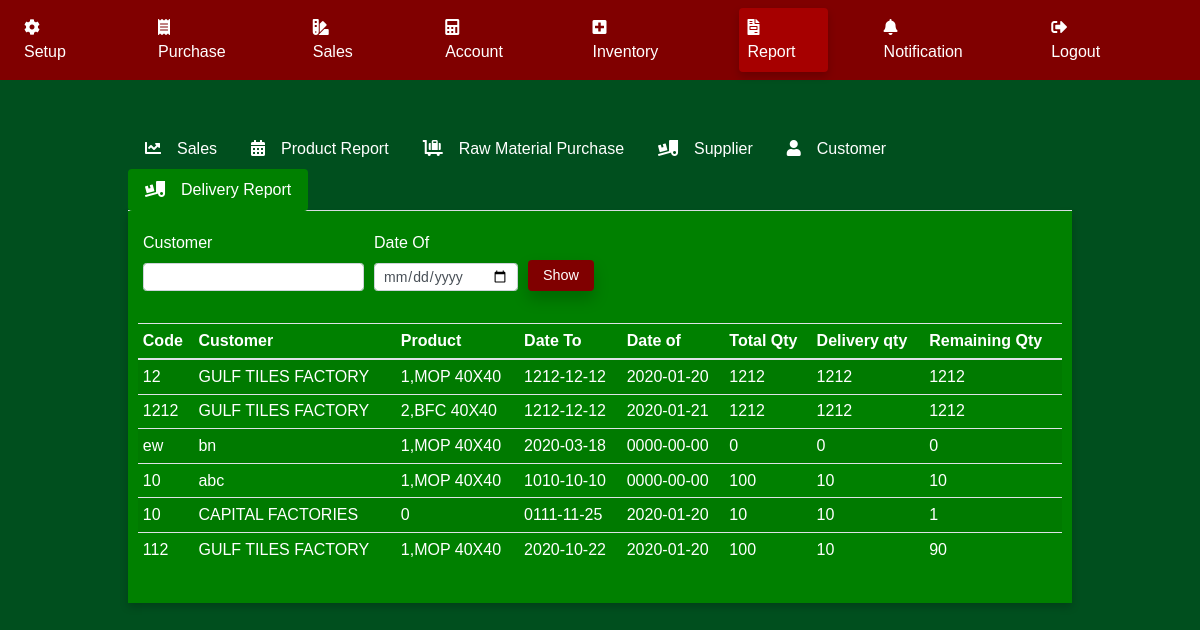
Page /finalCapitaly/report/deliveryreport.php on the committed database.
### tables this page shows
CREATE TABLE `delivery_report` (
  `id` int(100) NOT NULL,
  `invoice` int(11) NOT NULL,
  `product` varchar(100) NOT NULL,
  `code` varchar(100) NOT NULL,
  `delivery_qty` int(100) NOT NULL,
  `qty_to_deliver` int(100) NOT NULL,
  `remaining_qty` int(100) NOT NULL,
  `customer_name` varchar(50) NOT NULL,
  `order_date` date NOT NULL,
  `date_to_delivery` date NOT NULL,
  `address` varchar(50) NOT NULL
);

### finalCapitaly/report/deliveryreport.php (the view, shortened to what this page needs)
   <?php require_once'connection.php';?>
<!DOCTYPE html>
<html>
<head>
    <link rel="stylesheet" type="text/css" href="../css/main.css">
	<link rel="stylesheet" type="text/css" href="../css/bootstrap.css">
	<link rel="stylesheet" type="text/css" href="../fontawesome/css/all.css">
</head>
<body>
	<nav class="navbar navbar-expand-lg" style="background-color: maroon;">
  		<div class="collapse navbar-collapse" id="navbarNavAltMarkup">
    		<div class="navbar-nav">
      			<a class="nav-item nav-color nav-link nav-right" href="../setup.php"><i class="i_left fa fa-cog"></i>Setup</a>
      			<a class="nav-item nav-color nav-link nav-right" href="../purchase.php"><i class="i_left fa fa-receipt"></i>Purchase</a>
      			<a class="nav-item nav-color nav-link nav-right" href="../sales.php"><i class="i_left fa fa-swatchbook"></i>Sales</a>
      			<a class="nav-item nav-color nav-link nav-right" href="../account.php"><i class="i_left fa fa-calculator"></i>Account</a>
      			<a class="nav-item nav-color nav-link nav-right" href="../inventory.php"><i class="i_left fa fa-plus-square"></i>Inventory</a>
      			<a class="nav-item nav-color nav-link nav-right nav_active" href="../report.php"><i class="i_left fa fa-file-invoice"></i>Report</a>
      			<a class="nav-item nav-color nav-link nav-right" href="../notification.php"><i class="i_left fa fa-bell"></i>Notification</a>
      			<a class="nav-item nav-color nav-link nav-right" href="../index.php"><i class="i_left fa fa-sign-out-alt"></i>Logout</a>
    		</div>
  		</div>
	</nav>
  <nav style="padding: 8rem; padding-top: 3rem;">
    <div class="nav nav-tabs" role="tablist">
      <a class="nav-item nav-link nav-color" href="sales.php"><i class="i_left fa fa-chart-line"></i>Sales</a>
      <a class="nav-item nav-link nav-color" href="productpurchase.php"><i class="i_left fa fa-calendar-alt"></i>Product Report</a>
      <a class="nav-item nav-link nav-color" href="rawmaterialpurchase.php"><i class="i_left fa fa-luggage-cart"></i>Raw Material Purchase</a>
      <a class="nav-item nav-link nav-color " href="supplier.php"><i class="i_left fa fa-truck-loading"></i>Supplier</a>
      <a class="nav-item nav-link nav-color" href="customer.php"><i class="i_left fa fa-user"></i>Customer</a>
     <a class="nav-item nav-link nav-color tab_active" href="deliveryreport.php"><i class="i_left fa fa-truck-loading"></i>Delivery Report</a>
    </div>
    <div class="tab_card">
      <div class="tab_container">
        <div class="form-row" style="color: white;">
            <div class="form-group col-md-3">
              <label for="customer">Customer</label>
              <input type="text" id="customer" onkeyup="search()" class="form-control form-control-sm">
            </div>
            <div class="form-group col-md-2">
              <label for="fromdate">Date Of</label>
              <input type="date" id="fromdate" class="form-control form-control-sm">
            </div>
            <div class="form-group col-md-2" style="margin-top: 1.8rem;">
              <button type="submit" class="save-button">Show</button>
        </div>
      </div>
        <div class="form-row">
                  <table class="table table-striped table-sm"  id="tabledata" style="margin-top: 1rem; color: white;">
                    <thead>
                      <tr>
                        <th scope="col">Code</th>
                        <th scope="col">Customer</th>
                        <th scope="col">Product</th>
                        <th scope="col">Date To</th>
                        <th scope="col">Date of </th>
                         <th scope="col">Total Qty</th>
                        <th scope="col">Delivery qty</th>
                        <th scope="col">Remaining Qty</th>
                      </tr>
                    </thead>
                    <tbody id="tbodydata">
                        <?php $sql = "SELECT * FROM delivery_report";
                        $result = $conn->query($sql);
                        if ($result->num_rows > 0) {
                          while ($data = mysqli_fetch_array($result)) {?>
                            <tr>
                              <td><?php echo $data['code'];?></td>
                               <td><?php echo $data['customer_name'];?></td>
                              <td><?php echo $data['product'];?></td>
                              <td><?php echo $data['date_to_delivery'];?></td>
                              <td><?php echo $data['order_date'];?></td>
                               <td><?php echo $data['qty_to_deliver'];?></td>
                               <td><?php echo $data['delivery_qty'];?></td>
                              <td><?php echo $data['remaining_qty'];?></td>
                            </tr>
                        <?php }}?>
                    </tbody>
                  </table>
          </div>
      </div>
    </div>
  </nav>
</body>
</html>

### finalCapitaly/css/main.css (style rules this page uses)
body { background-color: #004f1e; font-family: sans-serif; }
.nav-color { color: white; }
.nav-right { margin-right: 3rem; }
.nav_active { color: white; display: block; border-radius: 4px; background-color: #a60000; box-shadow: 0 4px 8px 0 rgba(0,0,0,0.2); }
.i_left { margin-right: 1rem; }
.tab_active { color: white; border-radius: 4px; background-color: green; }
.tab_card { box-shadow: 0 4px 8px 0 rgba(0,0,0,0.2); transition: 0.3s; background-color:green; }
.tab_container { padding: 20px 15px; }
.save-button { border: none; color: white; background-color: maroon; border-radius: 4px; padding: 5px 15px; font-size: 0.9rem; box-shadow: 0 8px 16px 0 rgba(0,0,0,0.2); }

### rows in the picture
delivery_report: code "12", customer_name "GULF TILES FACTORY", product "1,MOP 40X40", date_to_delivery "1212-12-12", order_date "2020-01-20", qty_to_deliver "1212", delivery_qty "1212", remaining_qty "1212"
delivery_report: code "1212", customer_name "GULF TILES FACTORY", product "2,BFC 40X40", date_to_delivery "1212-12-12", order_date "2020-01-21", qty_to_deliver "1212", delivery_qty "1212", remaining_qty "1212"
delivery_report: code "ew", customer_name "bn", product "1,MOP 40X40", date_to_delivery "2020-03-18", order_date "0000-00-00", qty_to_deliver "0", delivery_qty "0", remaining_qty "0"
delivery_report: code "10", customer_name "abc", product "1,MOP 40X40", date_to_delivery "1010-10-10", order_date "0000-00-00", qty_to_deliver "100", delivery_qty "10", remaining_qty "10"
delivery_report: code "10", customer_name "CAPITAL FACTORIES", product "0", date_to_delivery "0111-11-25", order_date "2020-01-20", qty_to_deliver "10", delivery_qty "10", remaining_qty "1"
delivery_report: code "112", customer_name "GULF TILES FACTORY", product "1,MOP 40X40", date_to_delivery "2020-10-22", order_date "2020-01-20", qty_to_deliver "100", delivery_qty "10", remaining_qty "90"
